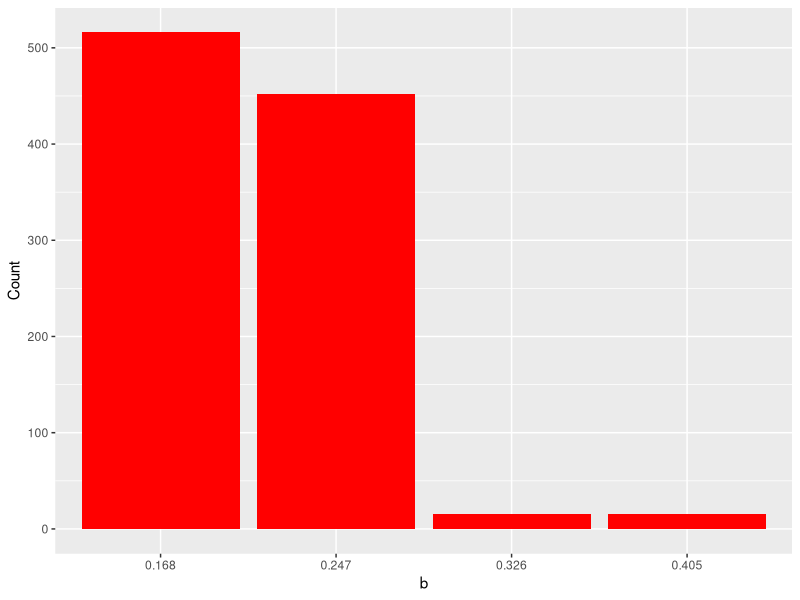
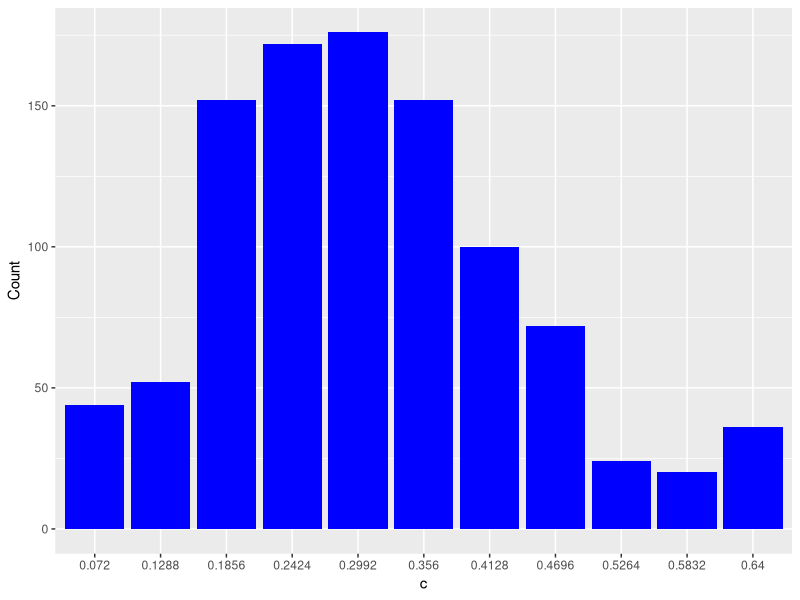

Write the R code that produced these figures, in order.
## ---- chunk 1
library(tidyverse)
library(dplyr) 
library(readxl)
library(here)
## ---- chunk 2

df1 <- read_csv(here("EEB313Final", "Data", "EEB313POP10.1.csv"))
df2 <- read_csv(here("EEB313Final", "Data", "EEB313POP10.1.csv"))
df3 <- read_csv(here("EEB313Final", "Data", "EEB313POP10.1.csv"))
df4 <- read_csv(here("EEB313Final", "Data", "EEB313POP10.1.csv"))
  df10 <- rbind(df1, df2, df3, df4) %>% 
  mutate(distance = (a - 0.1)^2 + (b - 0.2)^2 + (c - 0.3)^2 + (gamma - 0.01)^2 + (mu - 0.05)^2)
df1 <- read_csv(here("EEB313Final", "Data", "EEB313POP50.1.csv"))
df2 <- read_csv(here("EEB313Final", "Data", "EEB313POP50.1.csv"))
df3 <- read_csv(here("EEB313Final", "Data", "EEB313POP50.1.csv"))
df4 <- read_csv(here("EEB313Final", "Data", "EEB313POP50.1.csv"))
  df50 <- rbind(df1, df2, df3, df4) %>% 
  mutate(distance = (a - 0.1)^2 + (b - 0.2)^2 + (c - 0.3)^2 + (gamma - 0.01)^2 + (mu - 0.05)^2)
df1 <- read_csv(here("EEB313Final", "Data", "EEB313POP100.1.csv"))
df2 <- read_csv(here("EEB313Final", "Data", "EEB313POP100.1.csv"))
df3 <- read_csv(here("EEB313Final", "Data", "EEB313POP100.1.csv"))
df4 <- read_csv(here("EEB313Final", "Data", "EEB313POP100.1.csv"))
  df100 <- rbind(df1, df2, df3, df4) %>% 
  mutate(distance = (a - 0.1)^2 + (b - 0.2)^2 + (c - 0.3)^2 + (gamma - 0.01)^2 + (mu - 0.05)^2)
df1 <- read_csv(here("EEB313Final", "Data", "EEB313POP500.1.csv"))
df2 <- read_csv(here("EEB313Final", "Data", "EEB313POP500.1.csv"))
df3 <- read_csv(here("EEB313Final", "Data", "EEB313POP500.1.csv"))
df4 <- read_csv(here("EEB313Final", "Data", "EEB313POP500.1.csv"))
  df500 <- rbind(df1, df2, df3, df4) %>% 
  mutate(distance = (a - 0.1)^2 + (b - 0.2)^2 + (c - 0.3)^2 + (gamma - 0.01)^2 + (mu - 0.05)^2)
df1 <- read_csv(here("EEB313Final", "Data", "EEB313POP1000.1.csv"))
df2 <- read_csv(here("EEB313Final", "Data", "EEB313POP1000.1.csv"))
df3 <- read_csv(here("EEB313Final", "Data", "EEB313POP1000.1.csv"))
df4 <- read_csv(here("EEB313Final", "Data", "EEB313POP1000.1.csv"))
  df1000 <- rbind(df1, df2, df3, df4) %>% 
  mutate(distance = (a - 0.1)^2 + (b - 0.2)^2 + (c - 0.3)^2 + (gamma - 0.01)^2 + (mu - 0.05)^2)
  
dfFull <- rbind(df10, df50, df100, df500, df1000)

## ---- chunk 3
str(dfFull)

summary(dfFull)
## ---- chunk 4
subset(dfFull, dfFull$b != 0.2) %>% 
ggplot(aes(x = as.factor(b))) +
  geom_bar(fill = "red") +
  ylab("Count") +
  xlab("b")
## ---- chunk 5
subset(dfFull, dfFull$c != 0.3) %>% 
ggplot(aes(x = as.factor(c))) +
  geom_bar(fill = "blue") +
  ylab("Count") +
  xlab("c")
## ---- chunk 6
subset(dfFull, dfFull$b != 0.2 | dfFull$c != 0.3)$distance %>% 
  mean()

subset(dfFull, dfFull$b != 0.2 | dfFull$c != 0.3)$distance %>% 
  sd()
